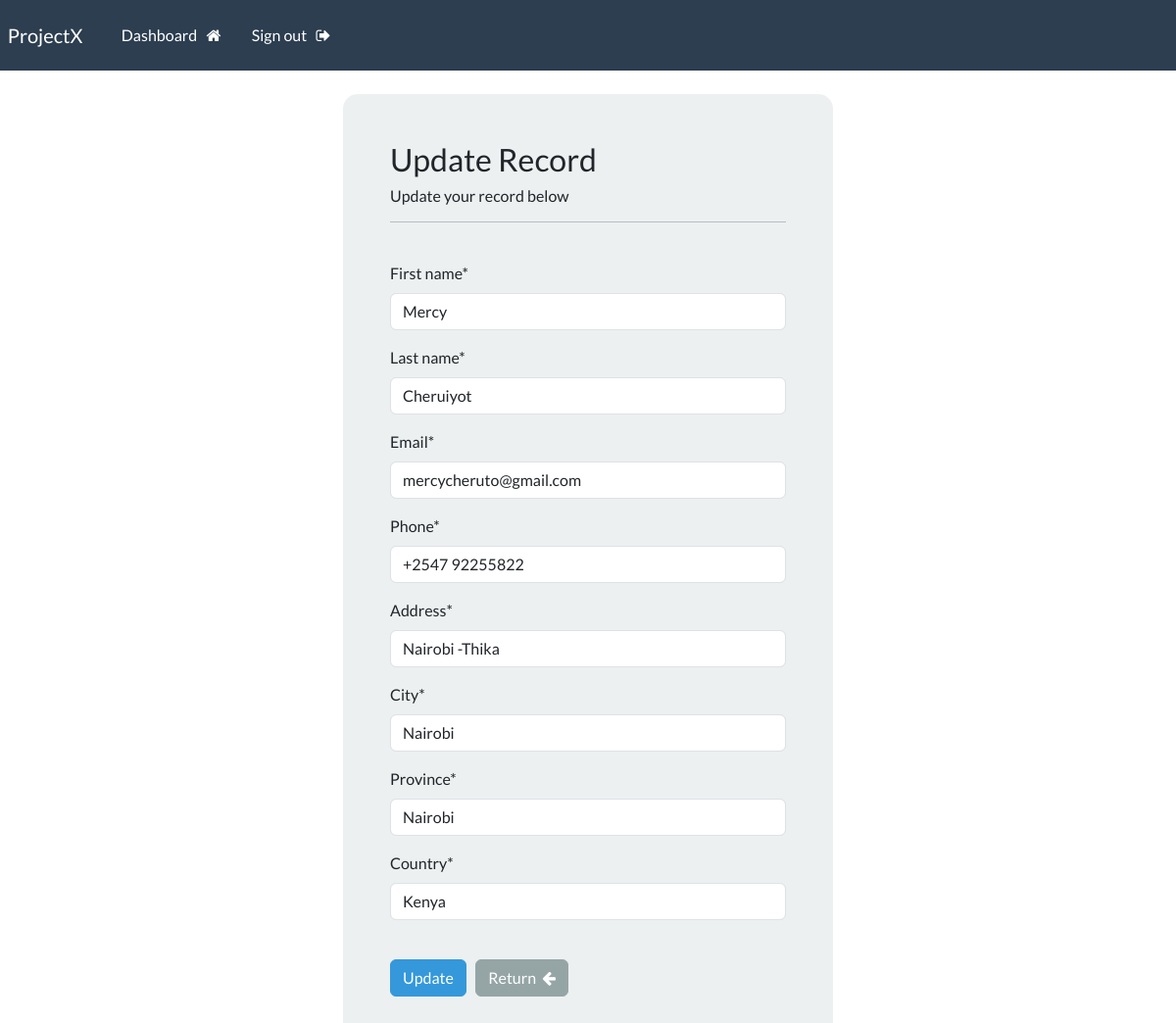
The app's page /update-record/1 (signed in) with its own data.
### crm_app/models.py (models this page shows, shortened)
class Record(models.Model):
    date_joined = models.DateTimeField(default=timezone.now)
    first_name = models.CharField(max_length=100)
    last_name = models.CharField(max_length=100)
    email = models.CharField(max_length=255)
    phone = models.CharField(max_length=20)
    address = models.CharField(max_length=300)
    city = models.CharField(max_length=255)
    province = models.CharField(max_length=200)
    country = models.CharField(max_length=125)

### crm_app/views.py (the view)
# urls.py: path('update-record/<int:pk>', views.update_record, name='update-record'),
@login_required(login_url='login')
def update_record(request,pk):
    record = Record.objects.get(id=pk)
    form = UpdateRecordForm(instance=record)
    if request.method == 'POST':
        form = UpdateRecordForm(request.POST, instance=record)
        if form.is_valid():
            form.save()
            messages.success(request, "Record updated")
            return redirect("dashboard")
    context = {'form':form}
    return render(request, 'crm_app/update-record.html',context=context)

### crm_app/forms.py
class UpdateRecordForm(forms.ModelForm):
    class Meta:
        model = Record
        fields = ['first_name', 'last_name', 'email', 'phone','address','city','province','country']

### crm_app/templates/crm_app/update-record.html (shortened to what this page needs)
{% extends 'crm_app/base.html' %}
{% load crispy_forms_tags %}
{% block content %}
<body>
<div class="container bg-light shadow-md p-5 form-layout">
    <h3> Update Record </h3>
    <h6>Update your record below</h6>
    <hr>
    <br>
    <form method="POST" autocomplete="off">
        {{ form|crispy }}
        <br>
        <button type="submit" class="btn btn-info" >Update</button>
        <a href="{% url 'dashboard' %}" class="btn btn-secondary" >Return &nbsp;<i class="fa fa-arrow-left" aria-hidden="true"></i> </a>
    </form>
</body>
{% endblock content  %}

### static/css/style.css (style rules this page uses)
.form-layout { border-radius: 15px; width: 500px; }

### records on screen
Record: first_name "Mercy", last_name "Cheruiyot", email "mercycheruto@gmail.com", phone "+2547 92255822", address "Nairobi -Thika", city "Nairobi", province "Nairobi", country "Kenya"
